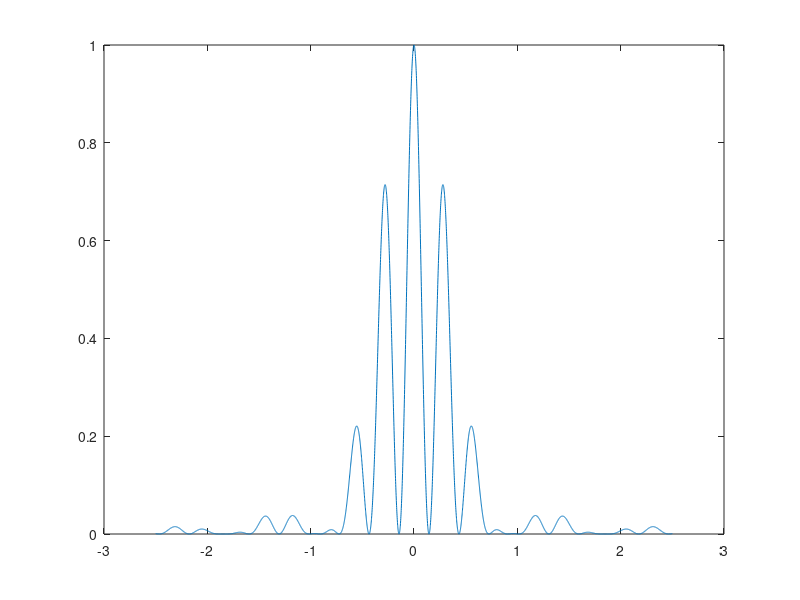

MATLAB code to generate this figure: (Note: this script raises an error after producing the figure.)
% BASIC IMAGE ANALYSIS SCRIPT
% This script is intended as an example to help you analyze the pictures you have acquired
% during the "Diffraction, interference and Fourier filtering" lab. Notice that you cannot
% simply run the algorithm "as it is", you will need to change a few things to make it
% work with your images (therefore you will have to understand it, contact your lab
% supervisor if you have questions). You can also write your own algorithm making
% different steps if you want (this here is just for inspiration).

close all; clear all;
%%
lamb = 632.8*10^-9;
b = 4*10^-5;%;4*10^-5;
a = 1.25*10^-4;%1.25*10^-4;
L = 0.972;
N = 2;
new_b_min = @(y,m) lamb*m*L./y;
new_a_min = @(y,m) lamb*(m-1/2)*L./y;
thetas_analytical = deg2rad(-2.5:0.001:2.5);
Beta = @(theta) pi*b*sin(theta)./lamb;
Alpha = @(theta) pi*a*sin(theta)./lamb;
beta = Beta(thetas_analytical);
alph = Alpha(thetas_analytical);
diff = (sin(beta)./beta).^2;
%inter = cos(alph).^2;
inter = (sin(N.*alph)./sin(alph)).^2;%.*(mod(alph,pi)~=0)+N.^2*(mod(alph,pi)==0);
R = diff.*inter;
R = R./max(R);
plot(rad2deg(thetas_analytical),R);
rel_err = @(y,m) (new_b(y,m)-b)/b;
%% Import the image to Matlab
path = 'Images/DoubleSlitNew/doubleSlit.jpg';
channel = 1;
rotation = 3.6;
sec_x = 1000:3000;
sec_y = 1500:1550;
baseline_sign = 0; % No baseline subtraction or addition
shift = (782+1412)/2;
S = (90/5);
L = 0.972;
show_steps = true;
mm_limit = [-100,100];
deg_limit = [-2,2];
offset = 1700;
[xAxisDeg, xAxisMm, data3] = image_process(path,channel,rotation,sec_x, ...
               sec_y,baseline_sign,shift,S,L,show_steps,mm_limit,deg_limit,offset);
%% Interference : a
visualize = true;
[PKS,LOCS] = find_min(data3,xAxisMm,0.5,2.5,visualize);
y_interference = LOCS*10^-3;
if visualize
    grid on;
    xlabel('mm - displacement');
    ylabel('Normalized signal');
    title('Normalized signal vs angle with Min peaks');
    xlim([-60 , 60]);
    ylim([0 , 1]);
end
if show_steps
    plot(xAxisDeg,data3);
    hold on
    degs = atand(y_interference/L);
    scatter(degs,PKS,'r^','filled');
    plot(rad2deg(thetas_analytical),R);
    hold off
    grid on;
    xlabel('Angle (°)');
    ylabel('Normalized signal');
    title('Normalized signal vs angle with Min peaks');
    xlim([-3.2, 3.2]);
    ylim([0 , 1]);
    legend(["Exp - values","Maxima","Analytical"])  
end
left_hand = sum(y_interference<0);
right_hand = sum(y_interference>=0);
m_inter = [-left_hand:-1 1:right_hand];
slit_spacings = new_a_min(y_interference,m_inter);
a_mean = mean(slit_spacings);
a_std = std(slit_spacings);


%% Interference Error:
N_inter = length(slit_spacings);
dL = 5*10^-3;
dP = 25;

dy = dP/(S*10^3);

mabs_inter = abs(m_inter);
da = sqrt((dL*lamb*(mabs_inter-1/2)./y_interference).^2+((mabs_inter-1/2).*L*dy*lamb./(y_interference.^2)).^2);
da_mean = mean(da.^2);
da_std = std(da);

fprintf("Interference\n");
fprintf("a = %.3e +- %.3e\n",a_mean,da_mean);
fprintf("a_std = %.3e \n",a_std);
fprintf("Error std = %.3e \n\n",da_std);
%%
% Diffraction : b

[PKS,LOCS] = find_min(data3,xAxisMm,2.5,inf,visualize);
y_diffraction = LOCS*10^-3;
if visualize
    grid on;
    xlabel('mm - displacement');
    ylabel('Normalized signal');
    title('Normalized signal vs angle with Min peaks');
    xlim([-60 , 60]);
    ylim([0 , 1]);
end
left_hand = sum(y_diffraction<0);
right_hand = sum(y_diffraction>=0);
m_diff = [-left_hand:-1 1:right_hand];
slit_widths = new_b_min(y_diffraction,m_diff);
b_mean = mean(slit_widths);
b_std = std(slit_widths);
%% Diffraction Error:
N_diff = length(slit_widths);
mabs_diff = abs(m_diff);
db =sqrt((dL*lamb*mabs_diff./y_diffraction).^2+(mabs_diff.*L*dy*lamb./(y_diffraction.^2)).^2);
db_mean = sqrt(mean(db.^2));
db_std = std(db);
fprintf("Diffraction\n");
fprintf("b = %.3e +- %.3e\n",b_mean,db_mean);
fprintf("b_std = %.3e \n",b_std);
fprintf("Error std = %.3e \n",db_std);
